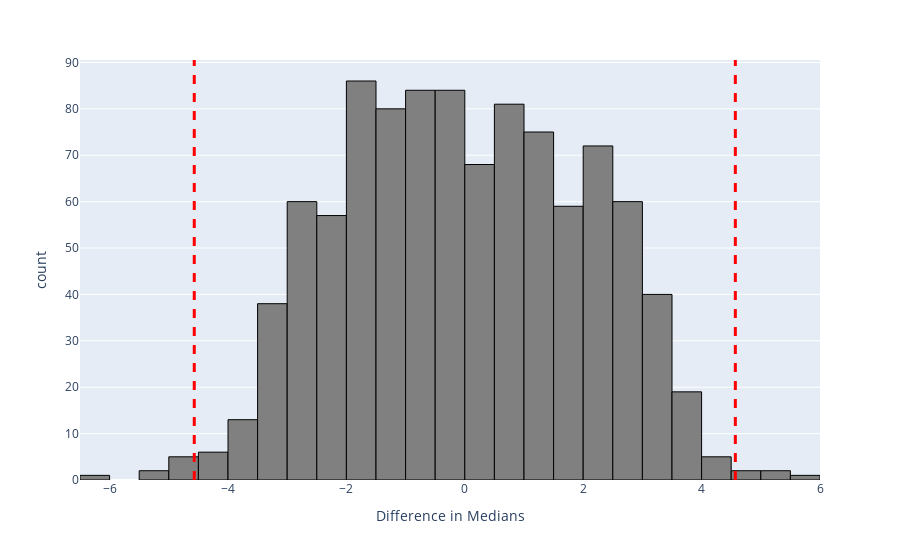

The notebook cell this image was saved under:
### Markdown cell above
> Answer here...

### Code cell
observed_test_statistic = np.diff(anxiety_data.groupby('social_media_usage').median().values.flatten())

np.random.seed(1) # make the simulation reproducible...
repetitions = 1000 
simulated_values = []

simdata = anxiety_data.copy() # you should essentially always use `.copy()` for data frames; otherwise,
# changes to the new data frame will also appear in the original version of the data frame as well(!)

for i in range(repetitions):
    simdata['social_media_usage'] = anxiety_data['social_media_usage'].sample(frac=1).values
    simvalue = np.diff(simdata.groupby('social_media_usage').median().values.flatten())[0]
    simulated_values += [simvalue]

fig = px.histogram(pd.DataFrame({'Difference in Medians': simulated_values}), 
                   x='Difference in Medians', color_discrete_sequence=['grey'])
fig.update_traces(marker_line_width=1, marker_line_color="black")
fig.add_vline(x=observed_test_statistic[0], line_width=3, line_dash="dash", line_color="red")
fig.add_vline(x=abs(observed_test_statistic[0]), line_width=3, line_dash="dash", line_color="red")
fig.show()

num_as_or_more_extreme = (abs(np.array(simulated_values)) >= abs(observed_test_statistic)).sum()
p_value = num_as_or_more_extreme / repetitions
p_value

### Figure 1 — Plotly figure (JSON) as saved in the notebook; plotly's stock layout.template omitted (floating-point values rounded to 4 significant figures; data arrays with more than 128 entries replaced by an {"elided": "..."} marker saying what was removed)
{"data": [{"alignmentgroup": "True", "bingroup": "x", "hovertemplate": "Difference in Medians=%{x}<br>count=%{y}<extra></extra>", "legendgroup": "", "marker": {"color": "grey", "line": {"color": "black", "width": 1}, "pattern": {"shape": ""}}, "name": "", "offsetgroup": "", "orientation": "v", "showlegend": false, "type": "histogram", "x": {"elided": "1000 float values"}, "xaxis": "x", "yaxis": "y"}], "layout": {"barmode": "relative", "legend": {"tracegroupgap": 0}, "margin": {"t": 60}, "shapes": [{"line": {"color": "red", "dash": "dash", "width": 3}, "type": "line", "x0": -4.57, "x1": -4.57, "xref": "x", "y0": 0, "y1": 1, "yref": "y domain"}, {"line": {"color": "red", "dash": "dash", "width": 3}, "type": "line", "x0": 4.57, "x1": 4.57, "xref": "x", "y0": 0, "y1": 1, "yref": "y domain"}], "xaxis": {"anchor": "y", "domain": [0, 1], "title": {"text": "Difference in Medians"}}, "yaxis": {"anchor": "x", "domain": [0, 1], "title": {"text": "count"}}}}
